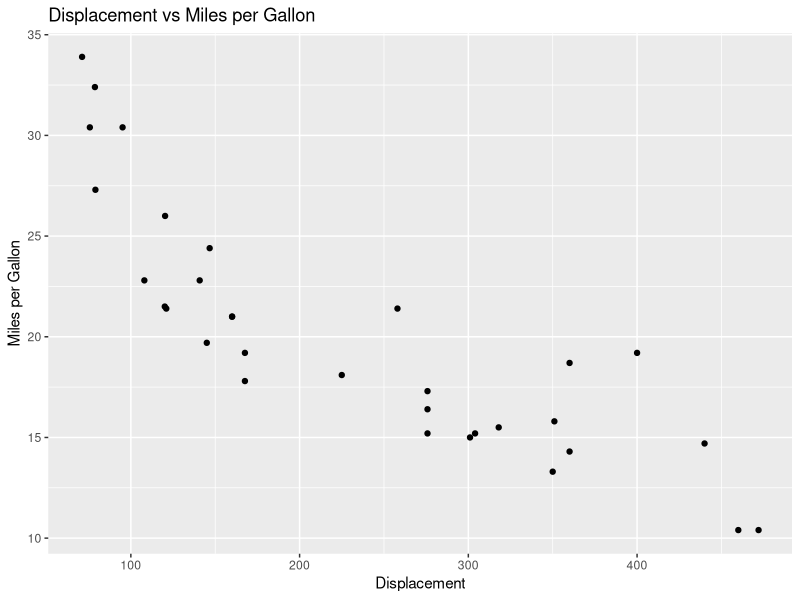
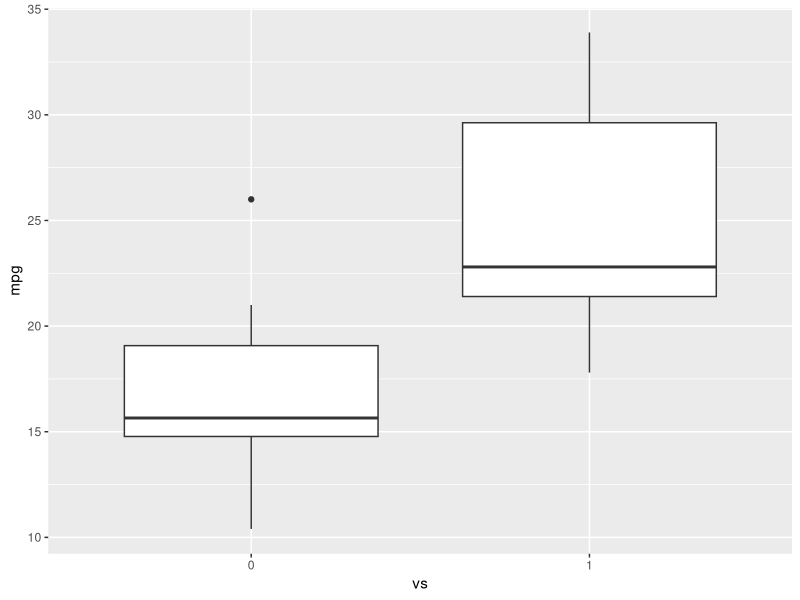
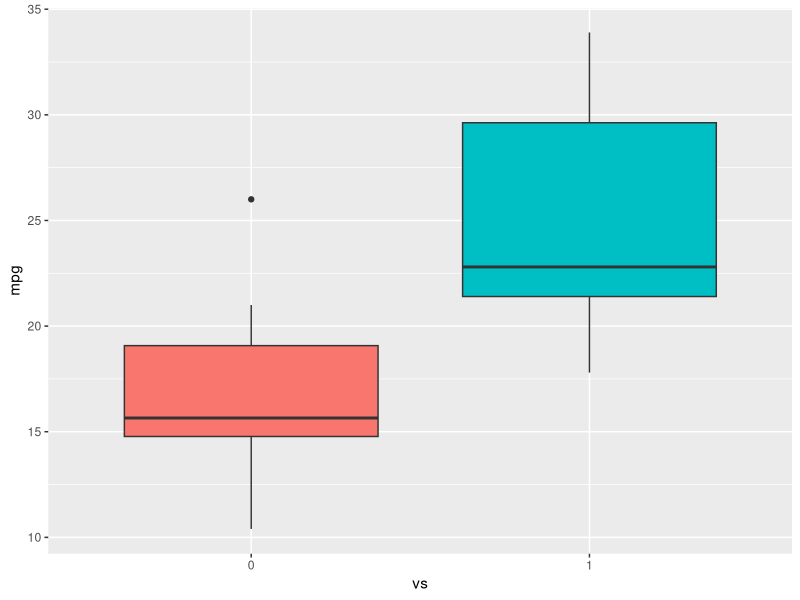
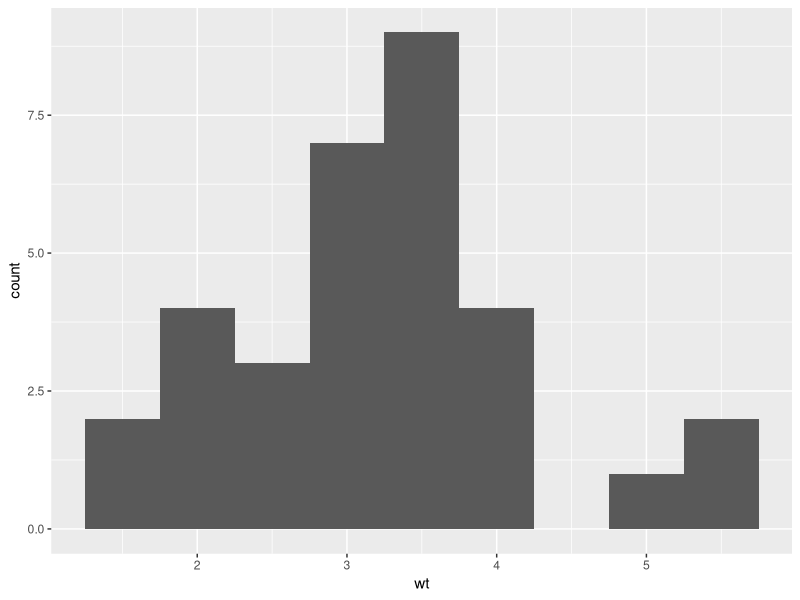

Reproduce these figures in R, in order.
library(datasets)
data("mtcars")
View(mtcars)
head(mtcars,5)
?mtcars

# Create scatter plot for disp vs mpg

library(ggplot2)
ggplot(aes(x=disp, y=mpg), data=mtcars)+geom_point()+ggtitle("Displacement vs Miles per Gallon")+ labs(x = "Displacement", y = "Miles per Gallon")


#make vs a factor
mtcars$vs = as.factor(mtcars$vs)

# create box plot of the istribution for a v-shaped and staright line engline
ggplot(aes(x=vs, y=mpg), data = mtcars) + geom_boxplot()

#adding colour to the box to differentiate
ggplot(aes(x=vs, y=mpg, fill=vs), data = mtcars) + geom_boxplot(alpha=1.5) +theme(legend.position = "none")

#Histogram of weight (wt)
ggplot(aes(x=wt), data=mtcars) + geom_histogram(binwidth=0.5)

View(mtcars)
